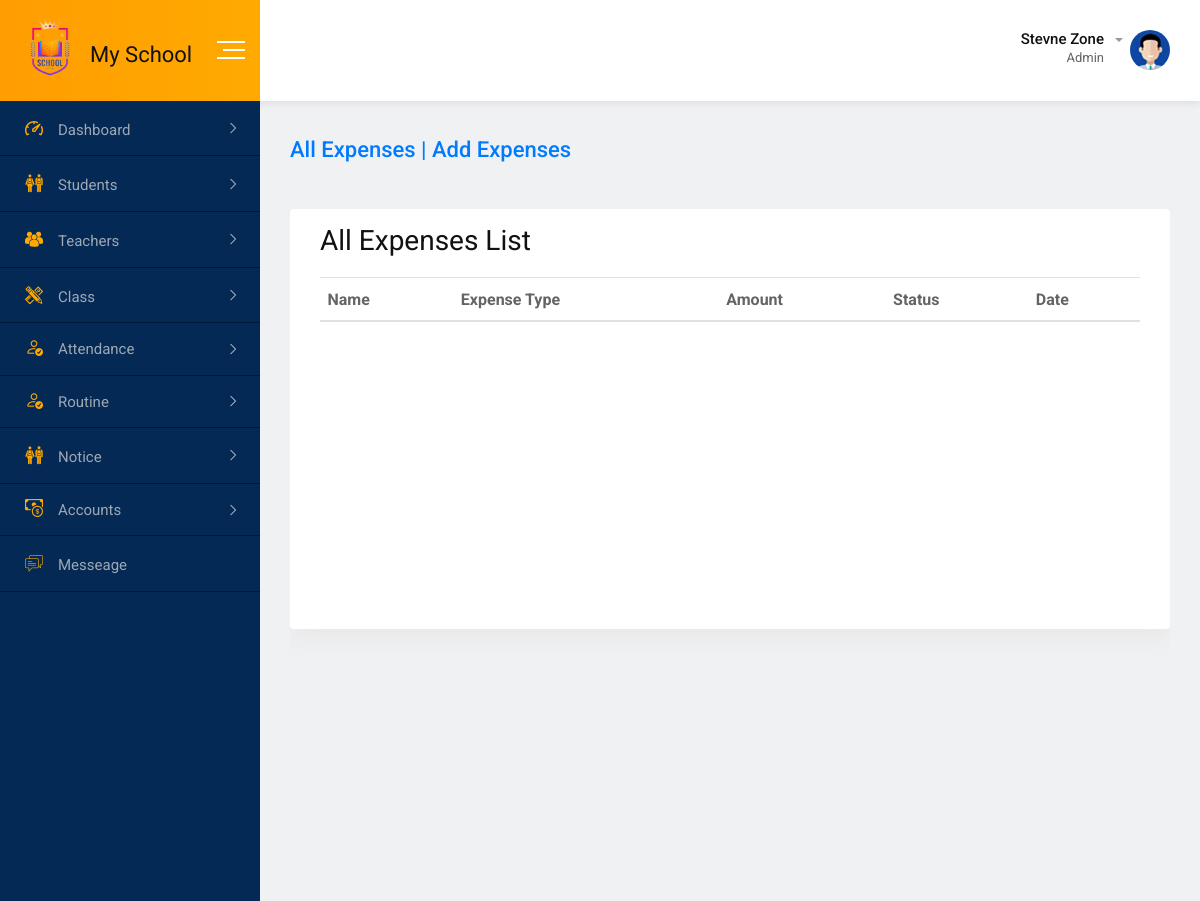
The app's page /admin/all_expenses.php, older data.
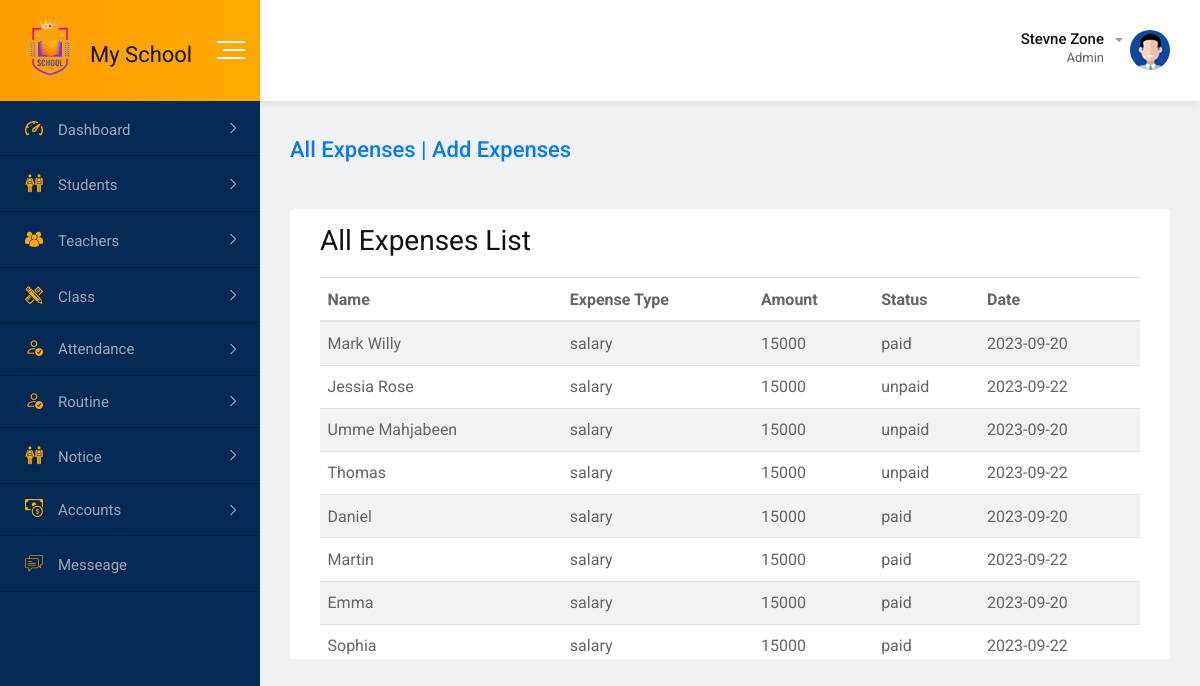
The same page, newer data.
### tables this page shows
CREATE TABLE `expenses` (
  `id` int(11) NOT NULL,
  `te_id` int(11) NOT NULL,
  `te_name` varchar(100) NOT NULL,
  `expense_type` varchar(50) NOT NULL,
  `amount` int(11) NOT NULL,
  `status` varchar(50) NOT NULL,
  `date` date NOT NULL
);

### admin/all_expenses.php (the view, shortened to what this page needs)
<?php
include_once("../includes/db_config.php");
$sql = "SELECT * FROM expenses";
$result = $db->query($sql);
?>
<?php include_once("../includes/index_header.php"); ?>
<body>
    <?php include_once("../includes/index_sidebar.php"); ?>
    <div class="dashboard-content-one">
        <div class="breadcrumbs-area">
            <h3><a href="add_collection.php" class="">All Expenses | Add Expenses </a></h3>
        </div>
        <div class="card" id="tableid">
            <div class="card-body">
                <h2>All Expenses List</h2>
                <table class="table table-striped bg-white">
                    <thead>
                        <tr>
                            <th>Name</th>
                            <th>Expense Type</th>
                            <th>Amount</th>
                            <th>Status</th>
                            <th>Date</th>
                        </tr>
                    </thead>
                    <tbody>
                        <?php while ($row = $result->fetch_assoc()) { ?>
                            <tr>
                                <td><?php echo $row["te_name"]; ?></td>
                                <td><?php echo $row["expense_type"]; ?></td>
                                <td><?php echo $row["amount"]; ?></td>
                                <td><?php echo $row["status"]; ?></td>
                                <td><?php echo $row["date"]; ?></td>
                            </tr>
                        <?php } ?>
                    </tbody>
                </table>
            </div>
        </div>
        <?php include_once("../includes/index_footer.php"); ?>
</body>
</html>

### includes/index_header.php (shortened to what this page needs)
<!doctype html>
<html class="no-js" lang="">
<head>
    <link rel="stylesheet" href="../assets/css/normalize.css">
    <link rel="stylesheet" href="../assets/css/main.css">
    <link rel="stylesheet" href="../assets/css/bootstrap.min.css">
    <link rel="stylesheet" href="../assets/css/all.min.css">
    <link rel="stylesheet" href="../assets/fonts/flaticon.css">
    <link rel="stylesheet" href="https://cdn.jsdelivr.net/npm/bootstrap-icons@1.11.0/font/bootstrap-icons.css">
    <link rel="stylesheet" href="../assets/css/animate.min.css">
    <link rel="stylesheet" href="../assets/css/jquery.dataTables.min.css">
    <link rel="stylesheet" href="../assets/css/style.css">
    <link rel="stylesheet" href="../assets/css/select2.min.css">
    <link rel="stylesheet" href="https://cdnjs.cloudflare.com/ajax/libs/font-awesome/6.4.0/css/all.min.css">
</head>
<div id="wrapper" class="wrapper bg-ash">
    <div class="navbar navbar-expand-md header-menu-one bg-light">
        <div class="nav-bar-header-one">
            <div class="header-logo">
                <a class="d-flex" href="home.php">
                    <img class="logo_img" src="../assets/img/logo2.png" alt="logo">
                    <h3 class="mt-5"> My School </h3>
                </a>
            </div>
            <div class="toggle-button sidebar-toggle">
                <button type="button" class="item-link">
                    <span class="btn-icon-wrap">
                        <span></span>
                        <span></span>
                        <span></span>
                    </span>
                </button>
            </div>
        </div>
        <div class="header-main-menu collapse navbar-collapse" id="mobile-navbar">
            <ul class="navbar-nav">
                <li class="navbar-item dropdown header-admin">
                    <a class="navbar-nav-link dropdown-toggle" href="#" role="button" data-toggle="dropdown" aria-expanded="false">
                        <div class="admin-title">
                            <h5 class="item-title">Stevne Zone</h5>
                            <span>Admin</span>
                        </div>
                        <div class="admin-img">
                            <img src="../assets/img/figure/admin.jpg" alt="Admin">
                        </div>
                    </a>
                </li>
            </ul>
        </div>
    </div>

### includes/index_sidebar.php (shortened to what this page needs)
<div class="dashboard-page-one" id="leftsidebar">
    <div class="sidebar-main sidebar-menu-one sidebar-expand-md sidebar-color" style="height: 100vh">
        <div class="sidebar-menu-content">
            <ul class="nav nav-sidebar-menu sidebar-toggle-view">
                <li class="nav-item sidebar-nav-item">
                    <a href="#" class="nav-link"><i class="flaticon-dashboard"></i><span>Dashboard</span></a>
                </li>
                <li class="nav-item sidebar-nav-item">
                    <a href="#" class="nav-link"><i class="flaticon-classmates"></i><span>Students</span></a>
                </li>
                <li class="nav-item sidebar-nav-item">
                    <a href="#" class="nav-link"><i
                            class="flaticon-multiple-users-silhouette"></i><span>Teachers</span></a>
                </li>
                <li class="nav-item sidebar-nav-item">
                    <a href="#" class="nav-link"><i
                            class="flaticon-maths-class-materials-cross-of-a-pencil-and-a-ruler"></i><span>Class</span></a>
                </li>
                <li class="nav-item sidebar-nav-item">
                    <a href="#" class="nav-link"><i class="bi bi-person-check"></i><span>Attendance</span></a>
                </li>
                <li class="nav-item sidebar-nav-item">
                    <a href="#" class="nav-link"><i class="bi bi-person-check"></i><span>Routine</span></a>
                </li>
                <li class="nav-item sidebar-nav-item">
                    <a href="#" class="nav-link"><i class="flaticon-classmates"></i><span>Notice</span></a>
                </li>
                <li class="nav-item sidebar-nav-item">
                    <a href="#" class="nav-link"><i class="bi bi-cash-coin"></i><span>Accounts</span></a>
                </li>
                <li class="nav-item">
                    <a href="messaging.html" class="nav-link"><i class="flaticon-chat"></i><span>Messeage</span></a>
                </li>
            </ul>
        </div>
    </div>

### includes/index_footer.php (shortened to what this page needs)
</body>
</html>

### assets/css/main.css (style rules this page uses)
html { color: #222; font-size: 1em; line-height: 1.4; }
audio, canvas, iframe, img, svg, video { vertical-align: middle; }

### includes/index_header.php (style rules this page uses)
.logo_img { width: 80px; }

### admin/all_expenses.php (style rules this page uses)
#tableid { height: 450px; overflow: scroll; }

Row changes from the older to the newer data that the page shows:
added expenses: te_name "Mark Willy", expense_type "salary", amount "15000", status "paid", date "2023-09-20"
added expenses: te_name "Jessia Rose", expense_type "salary", amount "15000", status "unpaid", date "2023-09-22"
added expenses: te_name "Umme Mahjabeen", expense_type "salary", amount "15000", status "unpaid", date "2023-09-20"
added expenses: te_name "Thomas", expense_type "salary", amount "15000", status "unpaid", date "2023-09-22"
added expenses: te_name "Daniel", expense_type "salary", amount "15000", status "paid", date "2023-09-20"
added expenses: te_name "Martin", expense_type "salary", amount "15000", status "paid", date "2023-09-22"
added expenses: te_name "Emma", expense_type "salary", amount "15000", status "paid", date "2023-09-20"
added expenses: te_name "Sophia", expense_type "salary", amount "15000", status "paid", date "2023-09-22"
